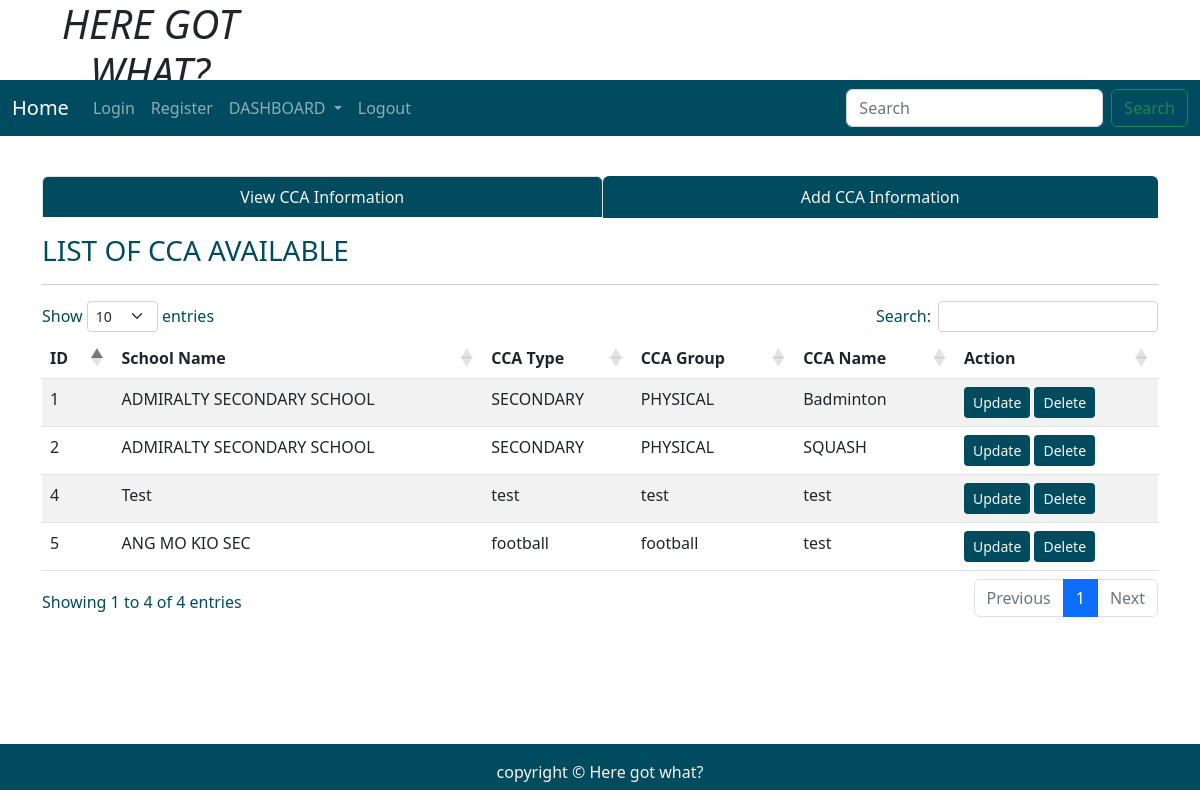
The app's page /ccainfo with its own data.
### tables this page shows
CREATE TABLE "cca" (
	"id"	INTEGER,
	"name"	TEXT,
	"type"	TEXT,
	"cca_group"	TEXT,
	"cca_name"	TEXT,
	"special_name"	TEXT,
	FOREIGN KEY("name") REFERENCES "school"("name"),
	PRIMARY KEY("id" AUTOINCREMENT)
);

### application.py (the view)
@application.route('/ccainfo', methods = ["POST", "GET"])
def ccainfo():
    user = get_active_user()
    db = get_database()
    cca_cur = db.execute('Select * from cca')
    allcca = cca_cur.fetchall()
    return render_template('ccaDashboard.html', user = user, allcca = allcca)

### application.py (called while the page is built)
@application.teardown_appcontext
def close_database(error):
    if hasattr(g, 'ICT2103Web_db'):
        g.ICT2103Web_db.close()

def get_active_user():
    user = None
    if 'user' in session:
        user = session['user']
        db = get_database()
        user_cur = db.execute('select * from users where name =?', [user])
        user = user_cur.fetchone()
    return user

### database.py (called while the page is built)
def connect_to_database():
    sql = sqlite3.connect('C:/ICT2103Web/ICT2103Web.db')
    sql.row_factory = sqlite3.Row
    return sql

def get_database():
    if not hasattr(g, 'ICT2103Web_db'):
        g.ICT2103Web_db = connect_to_database()
    return  g.ICT2103Web_db

### templates/ccaDashboard.html (shortened to what this page needs)
<!DOCTYPE html>
<html lang="en">
<head>
    <link rel="stylesheet" href="https://cdnjs.cloudflare.com/ajax/libs/font-awesome/4.7.0/css/font-awesome.min.css">
    <link href="https://cdn.jsdelivr.net/npm/bootstrap@5.1.3/dist/css/bootstrap.min.css" rel="stylesheet"
>
    <link rel="stylesheet" href="{{ url_for('static', filename='home.css')}}" type="text/css">
    <link rel="stylesheet" href="https://cdnjs.cloudflare.com/ajax/libs/twitter-bootstrap/5.2.0/css/bootstrap.min.css">
    <link rel="stylesheet" href="https://cdn.datatables.net/1.12.1/css/dataTables.bootstrap5.min.css">
</head>
<body>
    <div class="parent">
        <div class="child child1">
            <h1 class="text-center"><i>HERE GOT WHAT?</i></h1>
        </div>
        <div class="child child3 dropdown">
            <nav class="navbar navbar-expand-lg navbar-dark" style="background-color: #004b5f;">
                <div class="container-fluid">
                    <a class="navbar-brand" href="{{url_for('index')}}">Home</a>
                    <div class="collapse navbar-collapse" id="navbarSupportedContent">
                        <ul class="navbar-nav me-auto mb-2 mb-lg-0">
                            <li class="nav-item">
                                <a class="nav-link" aria-current="page" href="{{url_for('userLogin')}}">Login</a>
                            </li>
                            <li class="nav-item">
                                <a class="nav-link" href="{{url_for('userRegister')}}">Register</a>
                            </li>
                            <li class="nav-item dropdown">
                                <a class="nav-link dropdown-toggle" href="#" id="navbarDropdown" role="button"
                                    data-bs-toggle="dropdown" aria-expanded="false">
                                    DASHBOARD
                                </a>
                            </li>
                            <li class="nav-item">
                                <a class="nav-link" href="#">Logout</a>
                            </li>
                        </ul>
                        <form class="d-flex">
                            <input class="form-control me-2" type="search" placeholder="Search" aria-label="Search">
                            <button class="btn btn-outline-success" type="submit">Search</button>
                        </form>
                    </div>
                </div>
            </nav>
        </div>
        <div class="child child5" style="color:rgb(0, 75, 93);">
        </div>
        <div class="child child6  container" style="color:rgb(0, 75, 93);">
            <ul class="nav nav-tabs nav-fill mb-3 dropdown">
                <li class="nav-item">
                    <a class="nav-link active" aria-current="page" href="{{ url_for('ccainfo')}}"
                        style=" background-color:rgb(0, 75, 93); color:whitesmoke;">View CCA Information</a>
                </li>
                <li class="nav-item">
                    <a class="nav-link" href="{{ url_for('addnewcca')}}"
                        style=" background-color:rgb(0, 75, 93); color:whitesmoke;">Add CCA Information</a>
                </li>
            </ul>
            <div class="table-responsive-lg caption-top">
                <caption>
                    <h3>LIST OF CCA AVAILABLE</h3>
                </caption>
                <hr>
                <table class="table table-striped " id="example">
                    <thead>
                        <tr>
                            <th scope="col">ID</th>
                            <th scope="col">School Name</th>
                            <th scope="col">CCA Type</th>
                            <th scope="col">CCA Group</th>
                            <th scope="col">CCA Name</th>
                            <th scope="col">Action</th>
                        </tr>
                    </thead>
                    <tbody>
                        <tr>
                            {% for cca in allcca %}
                            <td scope="row">{{ cca['id'] }}</td>
                            <td scope="row">{{ cca['name'] }}</td>
                            <td>{{ cca['type'] }}</td>
                            <td>{{ cca['cca_group'] }}</td>
                            <td>{{ cca['cca_name'] }}</td>
                            <td><a class="btn btn-sm" style="background-color:rgb(0, 75, 93); color:whitesmoke;"
                                    href="{{url_for('fetchonecca', id = cca['id'])}}">Update</a>
                                <a class="btn btn-sm" style="background-color:rgb(0, 75, 93); color:whitesmoke;"
                                    href="{{url_for('deletecca', id = cca['id'])}}">Delete</a>
                            </td>
                        </tr>
                        {% endfor %}
                    </tbody>
                </table>
            </div>
        </div>
        <div class="child child7" style="background-color:rgb(0, 75, 93); color:whitesmoke;">
            <p class="p-3 text-center">copyright &copy Here got what?</p>
        </div>
    </div>
</body>
</html>

### static/home.css (style rules this page uses)
html, body { height: 100%; background-color:whitesmoke; color:rgb(0, 75, 93); }
.parent { height: 100%; display: grid; grid-template-columns: repeat(4, 1fr); grid-template-rows: 10% 5% 7% auto 7%; }
.child { margin-bottom: 10px; }
.child1 { grid-column: 1/2; grid-row: 1/2; }
.child3 { grid-column: 1/-1; grid-row: 2/3; }
.child5 { grid-column: 4/5; grid-row: 3/4; text-align: center; }
.child6 { grid-column: 1/-1; grid-row: 4/5; }
.child7 { grid-column: 1/-1; grid-row: 5/6; }

### records on screen
cca: id "1", name "ADMIRALTY SECONDARY SCHOOL", type "SECONDARY", cca_group "PHYSICAL", cca_name "Badminton"
cca: id "2", name "ADMIRALTY SECONDARY SCHOOL", type "SECONDARY", cca_group "PHYSICAL", cca_name "SQUASH"
cca: id "4", name "Test", type "test", cca_group "test", cca_name "test"
cca: id "5", name "ANG MO KIO SEC", type "football", cca_group "football", cca_name "test"
